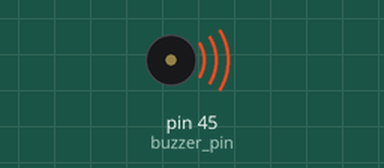
Simulated run of this sketch. Board: Arduino Mega 2560, built with avr-gcc and run on an emulated ATmega2560. Shown: buzzer (waves = sounding).

Above: at 0.1 s.
Timing chart, 0 to 130.0 s (numbered marks = the images above):
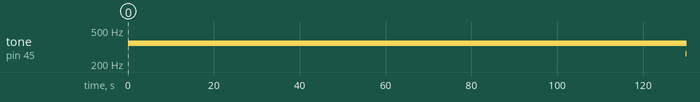

Measured:
- by itself, tone on pin 45 (buzzer_pin): silent → 349 Hz at 0.00 s, → 262 Hz 130 s later

The sketch:

12del4del25_placas.ino
```cpp
#define buzzer_pin 45
#define C 262
#define D 294
#define E 330
#define F 349
#define G 392
#define A 440
#define B 494

#define PLAY_TONE(freq, dur) tone(buzzer_pin, (freq), (dur))
#define STOP_TONE()

#define DURATION_MS 500
#define PAUSE_MS 500

void setup() {
  pinMode(buzzer_pin, OUTPUT);// ppinMode(buzzer_pin, OUTPUT);
}

void loop() {
  PLAY_TONE(C, DURATION_MS);
  PLAY_TONE(C, DURATION_MS);
  PLAY_TONE(D, DURATION_MS);
  PLAY_TONE(D, DURATION_MS);
  PLAY_TONE(F, DURATION_MS);


}
```
